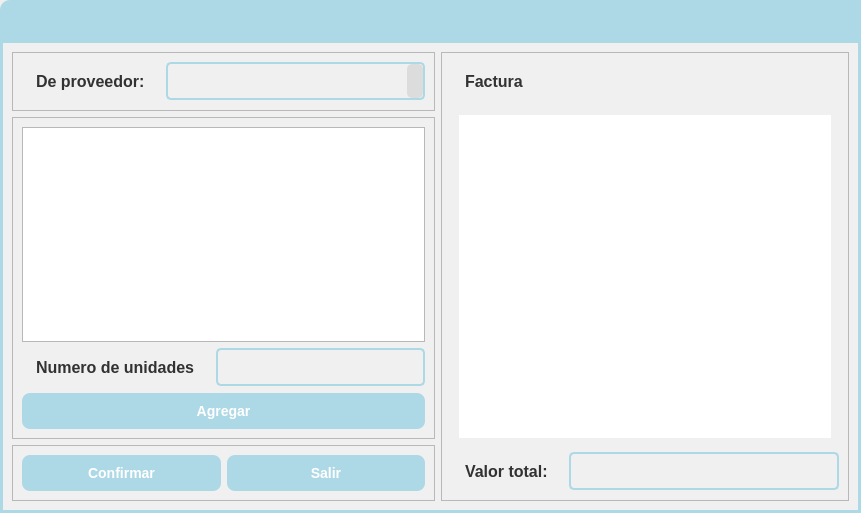
<?xml version="1.0" encoding="UTF-8"?>
<ui version="4.0">
 <class>Dialog</class>
 <widget class="QDialog" name="Dialog">
  <property name="geometry">
   <rect>
    <x>0</x>
    <y>0</y>
    <width>861</width>
    <height>513</height>
   </rect>
  </property>
  <property name="windowTitle">
   <string>Dialog</string>
  </property>
  <layout class="QVBoxLayout" name="verticalLayout">
   <property name="spacing">
    <number>0</number>
   </property>
   <property name="leftMargin">
    <number>0</number>
   </property>
   <property name="topMargin">
    <number>0</number>
   </property>
   <property name="rightMargin">
    <number>0</number>
   </property>
   <property name="bottomMargin">
    <number>0</number>
   </property>
   <item>
    <widget class="QFrame" name="menuBar_frame_2">
     <property name="minimumSize">
      <size>
       <width>0</width>
       <height>40</height>
      </size>
     </property>
     <property name="maximumSize">
      <size>
       <width>16777215</width>
       <height>40</height>
      </size>
     </property>
     <property name="styleSheet">
      <string notr="true">QFrame#menuBar_frame_2{
background-color: rgb(173, 216, 230);
border-top-left-radius: 10px;
}
</string>
     </property>
     <property name="frameShape">
      <enum>QFrame::StyledPanel</enum>
     </property>
     <property name="frameShadow">
      <enum>QFrame::Raised</enum>
     </property>
     <layout class="QHBoxLayout" name="horizontalLayout_5">
      <property name="spacing">
       <number>6</number>
      </property>
      <property name="leftMargin">
       <number>9</number>
      </property>
      <property name="topMargin">
       <number>11</number>
      </property>
      <property name="rightMargin">
       <number>15</number>
      </property>
      <property name="bottomMargin">
       <number>0</number>
      </property>
     </layout>
    </widget>
   </item>
   <item>
    <widget class="QFrame" name="central_frame">
     <property name="styleSheet">
      <string notr="true">QFrame#central_frame{
	border: 3px solid rgb(173, 216, 230); /* Bordes gruesos de color RGB(173, 216, 230) */
    background-color: rgb(240, 240, 240)
}
/* Estilo para QListWidget */
QListWidget {
    font-size: 14px;
    color: rgb(50, 50, 50);
    background-color: rgb(240, 240, 240);
    border: 2px solid rgb(173, 216, 230);
    border-radius: 5px;
    padding: 8px;
    min-width: 150px; /* Ancho mínimo para asegurar que se vean los elementos */
}

/* Efecto al pasar el mouse sobre un elemento en QListWidget */
QListWidget::item:hover {
    background-color: rgb(200, 220, 240);
}

/* Efecto al seleccionar un elemento en QListWidget */
QListWidget::item:selected {
    background-color: rgb(150, 200, 220);
    color: white;
}

/* Estilo para QLabel */
QLabel {
    font-size: 16px;
    font-weight: bold;
    color: rgb(50, 50, 50);
    background-color: rgb(240, 240, 240);
    padding: 10px;
}

/* Estilo para QPushButton */
QPushButton {
    font-size: 14px;
    font-weight: bold;
    color: white;
    background-color: rgb(173, 216, 230);
    border: none;
    border-radius: 8px;
    padding: 10px 20px;
}

/* Efecto al pasar el mouse sobre el botón */
QPushButton:hover {
    background-color: rgb(150, 200, 220);
}

/* Efecto al presionar el botón */
QPushButton:pressed {
    background-color: rgb(130, 180, 200);
}
/* Estilo para QLineEdit */
QLineEdit {
    font-size: 14px;
    color: rgb(50, 50, 50);
    background-color: rgb(240, 240, 240);
    border: 2px solid rgb(173, 216, 230);
    border-radius: 5px;
    padding: 8px;
}

/* Efecto al pasar el mouse sobre el QLineEdit */
QLineEdit:hover {
    border: 2px solid rgb(150, 200, 220);
}

/* Efecto al estar enfocado en el QLineEdit */
QLineEdit:focus {
    border: 2px solid rgb(50, 150, 220);
}
/* Estilo para QComboBox */
QComboBox {
    font-size: 14px;
    color: rgb(50, 50, 50);
    background-color: rgb(240, 240, 240);
    border: 2px solid rgb(173, 216, 230);
    border-radius: 5px;
    padding: 8px;
}

/* Estilo para el desplegable del QComboBox */
QComboBox::drop-down {
    background-color: rgb(220, 220, 220);
    border: none;
    border-radius: 5px;
}

/* Efecto al pasar el mouse sobre el QComboBox */
QComboBox:hover {
    border: 2px solid rgb(150, 200, 220);
}

</string>
     </property>
     <property name="frameShape">
      <enum>QFrame::StyledPanel</enum>
     </property>
     <property name="frameShadow">
      <enum>QFrame::Raised</enum>
     </property>
     <layout class="QGridLayout" name="gridLayout_2">
      <item row="2" column="0">
       <widget class="QFrame" name="buttons_frame">
        <property name="minimumSize">
         <size>
          <width>304</width>
          <height>0</height>
         </size>
        </property>
        <property name="frameShape">
         <enum>QFrame::StyledPanel</enum>
        </property>
        <property name="frameShadow">
         <enum>QFrame::Raised</enum>
        </property>
        <layout class="QHBoxLayout" name="horizontalLayout">
         <item>
          <widget class="QPushButton" name="add_pushButton_2">
           <property name="text">
            <string>Confirmar</string>
           </property>
          </widget>
         </item>
         <item>
          <widget class="QPushButton" name="cancel_pushButton">
           <property name="text">
            <string>Salir</string>
           </property>
          </widget>
         </item>
        </layout>
       </widget>
      </item>
      <item row="1" column="0">
       <widget class="QFrame" name="frame">
        <property name="frameShape">
         <enum>QFrame::StyledPanel</enum>
        </property>
        <property name="frameShadow">
         <enum>QFrame::Raised</enum>
        </property>
        <layout class="QGridLayout" name="gridLayout_4">
         <item row="0" column="0" colspan="2">
          <widget class="QListView" name="listView">
           <property name="styleSheet">
            <string notr="true">/* Estilo para QListWidget */
QListWidget {
    font-size: 14px;
    color: rgb(50, 50, 50);
    background-color: rgb(240, 240, 240);
    border: 2px solid rgb(173, 216, 230);
    border-radius: 5px;
    padding: 8px;
}

/* Efecto al pasar el mouse sobre un elemento en QListWidget */
QListWidget::item:hover {
    background-color: rgb(200, 220, 240);
}

/* Efecto al seleccionar un elemento en QListWidget */
QListWidget::item:selected {
    background-color: rgb(150, 200, 220);
    color: white;
}
</string>
           </property>
          </widget>
         </item>
         <item row="2" column="0" colspan="2">
          <widget class="QPushButton" name="add_pushButton">
           <property name="text">
            <string>Agregar</string>
           </property>
          </widget>
         </item>
         <item row="1" column="1">
          <widget class="QLineEdit" name="lineEdit_2"/>
         </item>
         <item row="1" column="0">
          <widget class="QLabel" name="label_3">
           <property name="text">
            <string>Numero de unidades</string>
           </property>
          </widget>
         </item>
        </layout>
       </widget>
      </item>
      <item row="0" column="0">
       <widget class="QFrame" name="data_frame">
        <property name="frameShape">
         <enum>QFrame::StyledPanel</enum>
        </property>
        <property name="frameShadow">
         <enum>QFrame::Raised</enum>
        </property>
        <layout class="QGridLayout" name="gridLayout">
         <item row="0" column="0">
          <widget class="QLabel" name="name_label">
           <property name="text">
            <string>De proveedor:</string>
           </property>
          </widget>
         </item>
         <item row="0" column="1">
          <widget class="QComboBox" name="comboBox">
           <property name="minimumSize">
            <size>
             <width>259</width>
             <height>0</height>
            </size>
           </property>
          </widget>
         </item>
        </layout>
       </widget>
      </item>
      <item row="0" column="1" rowspan="3">
       <widget class="QFrame" name="frame_2">
        <property name="minimumSize">
         <size>
          <width>400</width>
          <height>0</height>
         </size>
        </property>
        <property name="styleSheet">
         <string notr="true">/* Estilo para QPlainTextEdit */
QPlainTextEdit {
    font-size: 14px;
    color: rgb(50, 50, 50);
    border-radius: 5px;
    padding: 8px;
}
</string>
        </property>
        <property name="frameShape">
         <enum>QFrame::StyledPanel</enum>
        </property>
        <property name="frameShadow">
         <enum>QFrame::Raised</enum>
        </property>
        <layout class="QGridLayout" name="gridLayout_3">
         <item row="0" column="0">
          <widget class="QLabel" name="label">
           <property name="text">
            <string>Factura</string>
           </property>
          </widget>
         </item>
         <item row="2" column="0">
          <widget class="QLabel" name="label_2">
           <property name="text">
            <string>Valor total:</string>
           </property>
          </widget>
         </item>
         <item row="2" column="1">
          <widget class="QLineEdit" name="lineEdit"/>
         </item>
         <item row="1" column="0" colspan="2">
          <widget class="QPlainTextEdit" name="plainTextEdit"/>
         </item>
        </layout>
       </widget>
      </item>
     </layout>
    </widget>
   </item>
  </layout>
 </widget>
 <resources>
  <include location="../icons.qrc"/>
  <include location="../icons.qrc"/>
 </resources>
 <connections/>
</ui>
